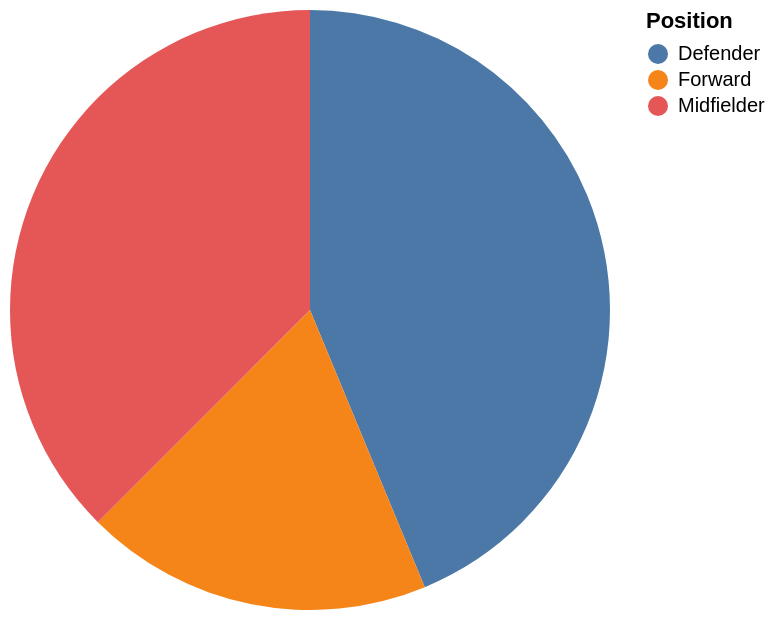

Write a Vega-Lite specification for this figure.
### Vega-Lite specification from a JSON file in a GitHub repository (floating-point values rounded to 4 significant figures)
{"data": {"values": [{"x_data": "Defender", "y_data": 7}, {"x_data": "Forward", "y_data": 3}, {"x_data": "Midfielder", "y_data": 6}]}, "mark": "arc", "encoding": {"theta": {"field": "y_data", "type": "quantitative", "title": "COUNT(*)"}, "color": {"field": "x_data", "type": "nominal", "title": "Position"}}}
